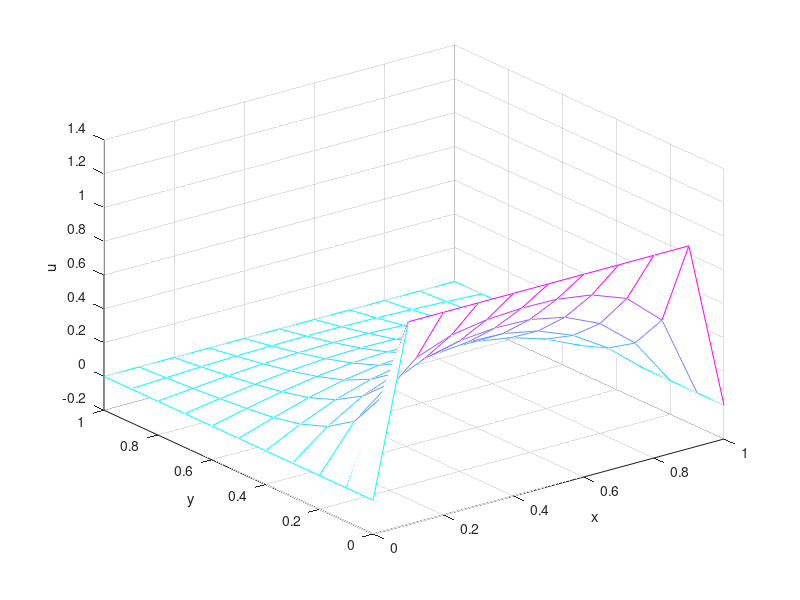

The MATLAB script that drew this image:
#params
n=11;
h=1/(n-1);

#fonte
function y = f(x,y)
  if ((x<=0.5) & (y<=0.5))
    y=1;
  else
    y=0;
  endif
endfunction

#malha
x = linspace(0,1,n);
y = linspace(0,1,n);

#sistema MDF
A = zeros(n*n,n*n);
b = zeros(n*n,1);

#cc x=0 e x=1
for i=[1,n]
  for j=1:n
    k = i + (j-1)*n;
    A(k,k)=1;
    b(k) = 0;
  endfor
endfor

#cc y=0
for i=2:n-1
  k = i;
  A(k,k)=1;
  b(k)=1;
endfor

#cc y=1
for i=1:n
  k = i + (n-1)*n;
  A(k,k)=1;
  b(k) = 0;
endfor

#nodos internos
for i=2:n-1
  for j=2:n-1
    k = i + (j-1)*n;
    A(k,k-n) = 1/h^2;
    A(k,k-1) = 1/h^2;
    A(k,k) = -4/h^2;
    A(k,k+1) = 1/h^2;
    A(k,k+n) = 1/h^2;
    
    b(k) = f(x(i),y(j));
  endfor
endfor

u = A\b;

#visu
z = zeros(n,n);
for i=1:n
  for j=1:n
    k = i + (j-1)*n;
    z(i,j) = u(k);
  endfor
endfor
colormap("cool")
mesh(x,y,z')
xlabel('x')
ylabel('y')
zlabel('u')

ua = zeros(n*n,1);
for i=1:n
  for j=1:n
    k=i+(j-1)*n;
    ua(k) = 0.5*sin(x(i))*sin(y(j));
  endfor
endfor
printf("%d %1.5E %1.1E\n",n,h,norm(u-ua))
